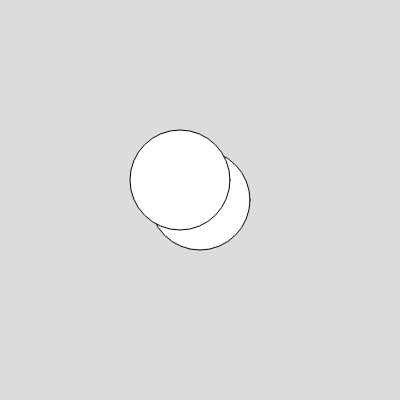
Frame 1 (no input)
Frame 60 (no input): identical to frame 1, image omitted
Frame 120 (the mouse pressed at the canvas centre since frame 60): identical to frame 1, image omitted

The p5.js sketch that drew this single still picture (run headless with seeded random() and noise() and a simulated clock; from frame 60 on, the mouse is pressed at the canvas centre):

// p5.js sketch
// ── sketch.js
function setup() {
  createCanvas(400, 400);
}

function draw() {
  background(220);
  circle(width/2,height/2,100)
  circle(width/2-20,height/2-20,100)
}
